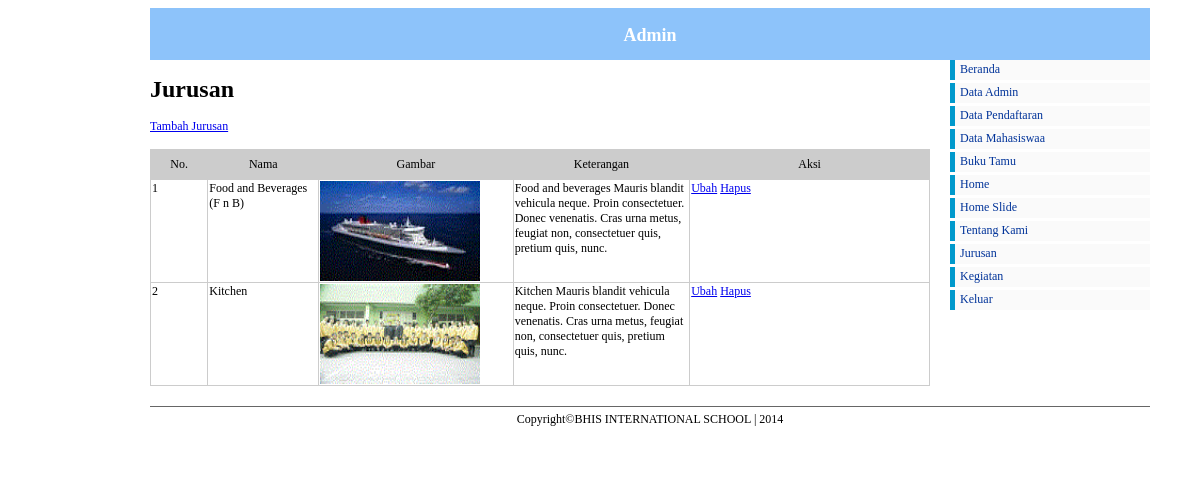
Screenshot of /admin/index.php?pg=jurusan/data_jurusan (signed in) with the database file from the repository.
### tables this page shows
CREATE TABLE IF NOT EXISTS `jurusan` (
  `id` int(11) NOT NULL AUTO_INCREMENT,
  `judul` varchar(200) NOT NULL,
  `isi` text NOT NULL,
  `gambar` varchar(100) NOT NULL,
  `jadwal` varchar(50) NOT NULL,
  PRIMARY KEY (`id`)
);

### admin/jurusan/data_jurusan.php (the view)
<?php
$data	= mysql_query("SELECT * FROM jurusan");
$no 	= 1;
?>
<h1>Jurusan</h1>
<a href="?pg=jurusan/input_jurusan" class="klik">Tambah Jurusan</a><br/><br/>
<?php if (mysql_num_rows($data) > 0) : ?>
	<table width="650" border="1">
		<tr id="jtabel">
			<td width="45">No.</td>
			<td width="90">Nama</td>
			<td width="90">Gambar</td>
			<td width="145">Keterangan</td>
			<td width="198">Aksi</td>
		</tr>
		<?php
		while($tampil = mysql_fetch_array($data))
		{
		?>
		<tr>
			<td valign="top"><?php echo $no++;?></td>
			<td valign="top"><?php echo $tampil['judul'];?></td>
			<td valign="top"><img src="../images/jurusan/<?php echo $tampil['gambar'];?>" width="160" height="100"/></td>
			<td valign="top"><?php echo $tampil['isi'];?></td>
			<td valign="top"><a href="?pg=slide/ubah_slide&id=<?php echo $tampil['id'];?>" class="klik">Ubah</a> <a href="?pg=slide/hapus_slide&id=<?php echo $tampil['id'];?>" class="klik" onclick="return confirm('Data Akan Dihapus?')">Hapus</a></td>
		</tr>
	<?php } ?>
	</table>
<?php else : ?>
	<p>Belum ada data.</p>
<?php endif; ?>

### admin/css/admin.css (style rules this page uses)
body { font-size: 62.5%; font-family: "Trebuchet MS", "Arial", "Helvetica", "Verdana", "sans-serif"; }
table { font-size: 12px; width:780px; border:1px solid #CCC; border-collapse:collapse; }
#jtabel { height:30px; background-color:#CCC; text-align:center; }

### rows the page displays
jurusan: judul "Food and Beverages (F n B)", gambar (picture), isi "Food and beverages Mauris blandit vehicula neque. Proin consectetuer. Donec venenatis. Cras urna metus, feugiat non, consectetuer quis, pretium quis, nunc."
jurusan: judul "Kitchen", gambar (picture), isi "Kitchen Mauris blandit vehicula neque. Proin consectetuer. Donec venenatis. Cras urna metus, feugiat non, consectetuer quis, pretium quis, nunc."
